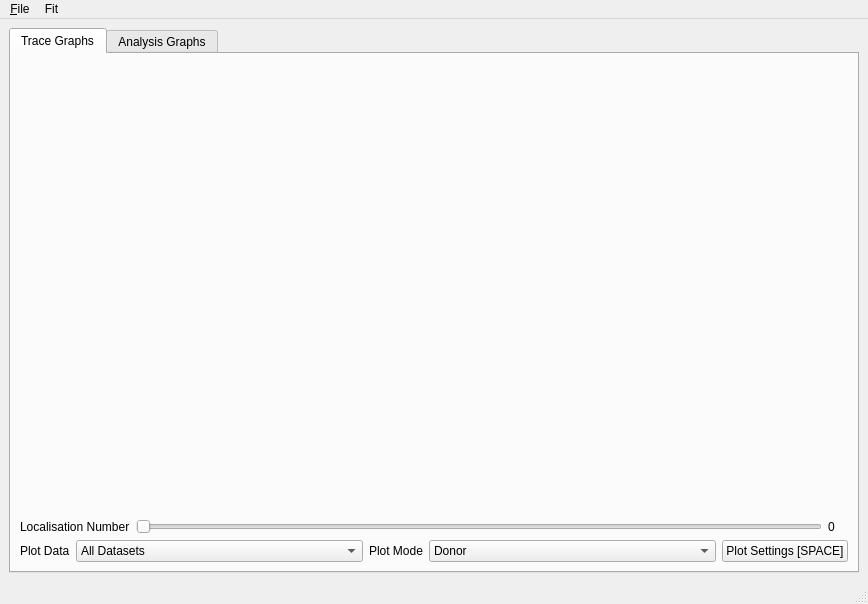
<?xml version="1.0" encoding="UTF-8"?>
<ui version="4.0">
 <class>MainWindow</class>
 <widget class="QMainWindow" name="MainWindow">
  <property name="geometry">
   <rect>
    <x>0</x>
    <y>0</y>
    <width>868</width>
    <height>604</height>
   </rect>
  </property>
  <property name="windowTitle">
   <string>MainWindow</string>
  </property>
  <widget class="QWidget" name="centralwidget">
   <layout class="QVBoxLayout" name="verticalLayout">
    <item>
     <widget class="QTabWidget" name="mainwindow_tab">
      <property name="sizePolicy">
       <sizepolicy hsizetype="MinimumExpanding" vsizetype="Expanding">
        <horstretch>0</horstretch>
        <verstretch>0</verstretch>
       </sizepolicy>
      </property>
      <property name="currentIndex">
       <number>0</number>
      </property>
      <widget class="QWidget" name="traces_tab">
       <attribute name="title">
        <string>Trace Graphs</string>
       </attribute>
       <layout class="QVBoxLayout" name="verticalLayout_2">
        <item>
         <widget class="QWidget" name="graph_container" native="true">
          <property name="sizePolicy">
           <sizepolicy hsizetype="Preferred" vsizetype="Expanding">
            <horstretch>0</horstretch>
            <verstretch>0</verstretch>
           </sizepolicy>
          </property>
         </widget>
        </item>
        <item>
         <layout class="QGridLayout" name="gridLayout_4">
          <item row="0" column="0">
           <widget class="QLabel" name="label_3">
            <property name="text">
             <string>Localisation Number</string>
            </property>
           </widget>
          </item>
          <item row="0" column="1">
           <widget class="QSlider" name="plot_localisation_number">
            <property name="orientation">
             <enum>Qt::Horizontal</enum>
            </property>
           </widget>
          </item>
          <item row="0" column="2">
           <widget class="QLabel" name="plot_localisation_number_label">
            <property name="sizePolicy">
             <sizepolicy hsizetype="Minimum" vsizetype="Preferred">
              <horstretch>0</horstretch>
              <verstretch>0</verstretch>
             </sizepolicy>
            </property>
            <property name="minimumSize">
             <size>
              <width>20</width>
              <height>0</height>
             </size>
            </property>
            <property name="text">
             <string>0</string>
            </property>
           </widget>
          </item>
         </layout>
        </item>
        <item>
         <layout class="QGridLayout" name="gridLayout">
          <item row="0" column="2">
           <widget class="QLabel" name="label_61">
            <property name="text">
             <string>Plot Mode</string>
            </property>
           </widget>
          </item>
          <item row="0" column="0">
           <widget class="QLabel" name="label">
            <property name="text">
             <string>Plot Data</string>
            </property>
           </widget>
          </item>
          <item row="0" column="1">
           <widget class="QComboBox" name="plot_data">
            <property name="sizePolicy">
             <sizepolicy hsizetype="MinimumExpanding" vsizetype="Fixed">
              <horstretch>0</horstretch>
              <verstretch>0</verstretch>
             </sizepolicy>
            </property>
            <item>
             <property name="text">
              <string>All Datasets</string>
             </property>
            </item>
           </widget>
          </item>
          <item row="0" column="3">
           <widget class="QComboBox" name="plot_mode">
            <property name="sizePolicy">
             <sizepolicy hsizetype="MinimumExpanding" vsizetype="Fixed">
              <horstretch>0</horstretch>
              <verstretch>0</verstretch>
             </sizepolicy>
            </property>
            <item>
             <property name="text">
              <string>Donor</string>
             </property>
            </item>
            <item>
             <property name="text">
              <string>Acceptor</string>
             </property>
            </item>
            <item>
             <property name="text">
              <string>FRET Data</string>
             </property>
            </item>
            <item>
             <property name="text">
              <string>FRET Efficiency</string>
             </property>
            </item>
            <item>
             <property name="text">
              <string>FRET Data + FRET Efficiency</string>
             </property>
            </item>
           </widget>
          </item>
          <item row="0" column="4">
           <widget class="QPushButton" name="plotsettings_button">
            <property name="minimumSize">
             <size>
              <width>50</width>
              <height>0</height>
             </size>
            </property>
            <property name="text">
             <string>Plot Settings [SPACE]</string>
            </property>
           </widget>
          </item>
         </layout>
        </item>
       </layout>
      </widget>
      <widget class="QWidget" name="tab_2">
       <attribute name="title">
        <string>Analysis Graphs</string>
       </attribute>
       <layout class="QHBoxLayout" name="horizontalLayout">
        <item>
         <layout class="QVBoxLayout" name="verticalLayout_3">
          <item>
           <widget class="QLabel" name="label_2">
            <property name="font">
             <font>
              <weight>75</weight>
              <bold>true</bold>
             </font>
            </property>
            <property name="text">
             <string>Data Selection</string>
            </property>
           </widget>
          </item>
          <item>
           <layout class="QFormLayout" name="formLayout_2">
            <item row="2" column="0">
             <widget class="QLabel" name="label_17">
              <property name="text">
               <string>Localisation Filter</string>
              </property>
             </widget>
            </item>
            <item row="2" column="1">
             <widget class="QComboBox" name="analysis_user_filter">
              <property name="sizePolicy">
               <sizepolicy hsizetype="MinimumExpanding" vsizetype="Fixed">
                <horstretch>0</horstretch>
                <verstretch>0</verstretch>
               </sizepolicy>
              </property>
              <property name="minimumSize">
               <size>
                <width>10</width>
                <height>0</height>
               </size>
              </property>
              <item>
               <property name="text">
                <string>None</string>
               </property>
              </item>
              <item>
               <property name="text">
                <string>0</string>
               </property>
              </item>
              <item>
               <property name="text">
                <string>1</string>
               </property>
              </item>
              <item>
               <property name="text">
                <string>2</string>
               </property>
              </item>
              <item>
               <property name="text">
                <string>3</string>
               </property>
              </item>
              <item>
               <property name="text">
                <string>4</string>
               </property>
              </item>
              <item>
               <property name="text">
                <string>5</string>
               </property>
              </item>
              <item>
               <property name="text">
                <string>6</string>
               </property>
              </item>
              <item>
               <property name="text">
                <string>7</string>
               </property>
              </item>
              <item>
               <property name="text">
                <string>8</string>
               </property>
              </item>
              <item>
               <property name="text">
                <string>9</string>
               </property>
              </item>
             </widget>
            </item>
            <item row="3" column="0">
             <widget class="QLabel" name="label_26">
              <property name="text">
               <string>Nucleotide Filter</string>
              </property>
             </widget>
            </item>
            <item row="3" column="1">
             <widget class="QComboBox" name="analysis_nucleotide_filter">
              <property name="sizePolicy">
               <sizepolicy hsizetype="MinimumExpanding" vsizetype="Fixed">
                <horstretch>0</horstretch>
                <verstretch>0</verstretch>
               </sizepolicy>
              </property>
              <property name="minimumSize">
               <size>
                <width>10</width>
                <height>0</height>
               </size>
              </property>
              <item>
               <property name="text">
                <string>None</string>
               </property>
              </item>
              <item>
               <property name="text">
                <string>A</string>
               </property>
              </item>
              <item>
               <property name="text">
                <string>T</string>
               </property>
              </item>
              <item>
               <property name="text">
                <string>C</string>
               </property>
              </item>
              <item>
               <property name="text">
                <string>G</string>
               </property>
              </item>
             </widget>
            </item>
            <item row="0" column="0">
             <widget class="QLabel" name="label_5">
              <property name="text">
               <string>Plot Data</string>
              </property>
             </widget>
            </item>
            <item row="0" column="1">
             <widget class="QComboBox" name="analysis_graph_data">
              <property name="sizePolicy">
               <sizepolicy hsizetype="MinimumExpanding" vsizetype="Minimum">
                <horstretch>0</horstretch>
                <verstretch>0</verstretch>
               </sizepolicy>
              </property>
              <property name="minimumSize">
               <size>
                <width>10</width>
                <height>0</height>
               </size>
              </property>
             </widget>
            </item>
            <item row="1" column="0">
             <widget class="QLabel" name="label_63">
              <property name="text">
               <string>Plot Mode</string>
              </property>
             </widget>
            </item>
            <item row="1" column="1">
             <widget class="QComboBox" name="analysis_graph_mode">
              <property name="sizePolicy">
               <sizepolicy hsizetype="MinimumExpanding" vsizetype="Fixed">
                <horstretch>0</horstretch>
                <verstretch>0</verstretch>
               </sizepolicy>
              </property>
              <property name="minimumSize">
               <size>
                <width>10</width>
                <height>0</height>
               </size>
              </property>
             </widget>
            </item>
           </layout>
          </item>
          <item>
           <widget class="QCheckBox" name="analysis_crop_traces">
            <property name="text">
             <string>Crop Traces</string>
            </property>
           </widget>
          </item>
          <item>
           <spacer name="verticalSpacer_2">
            <property name="orientation">
             <enum>Qt::Vertical</enum>
            </property>
            <property name="sizeType">
             <enum>QSizePolicy::Minimum</enum>
            </property>
            <property name="sizeHint" stdset="0">
             <size>
              <width>20</width>
              <height>10</height>
             </size>
            </property>
           </spacer>
          </item>
          <item>
           <widget class="QLabel" name="label_4">
            <property name="font">
             <font>
              <weight>75</weight>
              <bold>true</bold>
             </font>
            </property>
            <property name="text">
             <string>Histogram Settings</string>
            </property>
           </widget>
          </item>
          <item>
           <layout class="QFormLayout" name="formLayout_3">
            <item row="0" column="0">
             <widget class="QLabel" name="label_6">
              <property name="text">
               <string>Histogram</string>
              </property>
             </widget>
            </item>
            <item row="0" column="1">
             <widget class="QComboBox" name="analysis_histogram_dataset">
              <property name="sizePolicy">
               <sizepolicy hsizetype="MinimumExpanding" vsizetype="Fixed">
                <horstretch>0</horstretch>
                <verstretch>0</verstretch>
               </sizepolicy>
              </property>
              <property name="minimumSize">
               <size>
                <width>10</width>
                <height>0</height>
               </size>
              </property>
              <item>
               <property name="text">
                <string>Intensity</string>
               </property>
              </item>
              <item>
               <property name="text">
                <string>Centres</string>
               </property>
              </item>
              <item>
               <property name="text">
                <string>Noise</string>
               </property>
              </item>
              <item>
               <property name="text">
                <string>Dwell Times</string>
               </property>
              </item>
             </widget>
            </item>
            <item row="2" column="0">
             <widget class="QLabel" name="label_7">
              <property name="text">
               <string>Bin Size</string>
              </property>
             </widget>
            </item>
            <item row="2" column="1">
             <widget class="QComboBox" name="analysis_histogram_bin_size">
              <property name="sizePolicy">
               <sizepolicy hsizetype="MinimumExpanding" vsizetype="Fixed">
                <horstretch>0</horstretch>
                <verstretch>0</verstretch>
               </sizepolicy>
              </property>
              <property name="minimumSize">
               <size>
                <width>10</width>
                <height>0</height>
               </size>
              </property>
              <property name="editable">
               <bool>true</bool>
              </property>
              <property name="currentIndex">
               <number>5</number>
              </property>
              <item>
               <property name="text">
                <string>10</string>
               </property>
              </item>
              <item>
               <property name="text">
                <string>20</string>
               </property>
              </item>
              <item>
               <property name="text">
                <string>30</string>
               </property>
              </item>
              <item>
               <property name="text">
                <string>40</string>
               </property>
              </item>
              <item>
               <property name="text">
                <string>50</string>
               </property>
              </item>
              <item>
               <property name="text">
                <string>100</string>
               </property>
              </item>
             </widget>
            </item>
            <item row="1" column="0">
             <widget class="QLabel" name="label_9">
              <property name="text">
               <string>Histogram Mode</string>
              </property>
             </widget>
            </item>
            <item row="1" column="1">
             <widget class="QComboBox" name="analysis_histogram_mode">
              <property name="sizePolicy">
               <sizepolicy hsizetype="MinimumExpanding" vsizetype="Fixed">
                <horstretch>0</horstretch>
                <verstretch>0</verstretch>
               </sizepolicy>
              </property>
              <property name="minimumSize">
               <size>
                <width>10</width>
                <height>0</height>
               </size>
              </property>
              <item>
               <property name="text">
                <string>Frequency</string>
               </property>
              </item>
              <item>
               <property name="text">
                <string>Probability</string>
               </property>
              </item>
             </widget>
            </item>
           </layout>
          </item>
          <item>
           <spacer name="verticalSpacer">
            <property name="orientation">
             <enum>Qt::Vertical</enum>
            </property>
            <property name="sizeHint" stdset="0">
             <size>
              <width>20</width>
              <height>40</height>
             </size>
            </property>
           </spacer>
          </item>
         </layout>
        </item>
        <item>
         <widget class="QWidget" name="analysis_graph_container" native="true">
          <property name="sizePolicy">
           <sizepolicy hsizetype="Expanding" vsizetype="Expanding">
            <horstretch>0</horstretch>
            <verstretch>0</verstretch>
           </sizepolicy>
          </property>
         </widget>
        </item>
       </layout>
      </widget>
     </widget>
    </item>
   </layout>
  </widget>
  <widget class="QMenuBar" name="menubar">
   <property name="geometry">
    <rect>
     <x>0</x>
     <y>0</y>
     <width>868</width>
     <height>22</height>
    </rect>
   </property>
   <widget class="QMenu" name="menu_File">
    <property name="title">
     <string>&amp;File</string>
    </property>
    <addaction name="actionImport_I"/>
    <addaction name="actionExport_E"/>
   </widget>
   <widget class="QMenu" name="menuAnalysis_2">
    <property name="title">
     <string>Fit</string>
    </property>
    <addaction name="actionFit_Hidden_States_F"/>
   </widget>
   <addaction name="menu_File"/>
   <addaction name="menuAnalysis_2"/>
  </widget>
  <widget class="QStatusBar" name="statusbar"/>
  <action name="actionGapSeq">
   <property name="text">
    <string>DeepGapSeq</string>
   </property>
  </action>
  <action name="actionebFRET">
   <property name="text">
    <string>ebFRET</string>
   </property>
  </action>
  <action name="actionXXX">
   <property name="text">
    <string>XXX</string>
   </property>
  </action>
  <action name="actionPlot_Settings">
   <property name="text">
    <string>Plot Settings</string>
   </property>
  </action>
  <action name="actionFit_Settings">
   <property name="text">
    <string>Fit Settings</string>
   </property>
  </action>
  <action name="action_Plot_Settings">
   <property name="checkable">
    <bool>true</bool>
   </property>
   <property name="text">
    <string>Plot Settings</string>
   </property>
  </action>
  <action name="actionBreak_Point_Analysis">
   <property name="text">
    <string>Detect Break Points</string>
   </property>
  </action>
  <action name="actionDetect_Hidden_States">
   <property name="text">
    <string>Detect Hidden States</string>
   </property>
  </action>
  <action name="actionDetect_Break_Points">
   <property name="text">
    <string>Fit Hidden States [F]</string>
   </property>
  </action>
  <action name="actionHMM">
   <property name="text">
    <string>HMM</string>
   </property>
  </action>
  <action name="actionebFRET_2">
   <property name="text">
    <string>ebFRET (MatLAB)</string>
   </property>
  </action>
  <action name="actionDeep_Learning">
   <property name="text">
    <string>Deep Learning</string>
   </property>
  </action>
  <action name="actionImport_I">
   <property name="text">
    <string>Import [I]</string>
   </property>
  </action>
  <action name="actionExport_E">
   <property name="text">
    <string>Export [E]</string>
   </property>
  </action>
  <action name="actionFit_Hidden_States_F">
   <property name="text">
    <string>Fit Hidden States [F]</string>
   </property>
  </action>
 </widget>
 <resources/>
 <connections/>
</ui>
